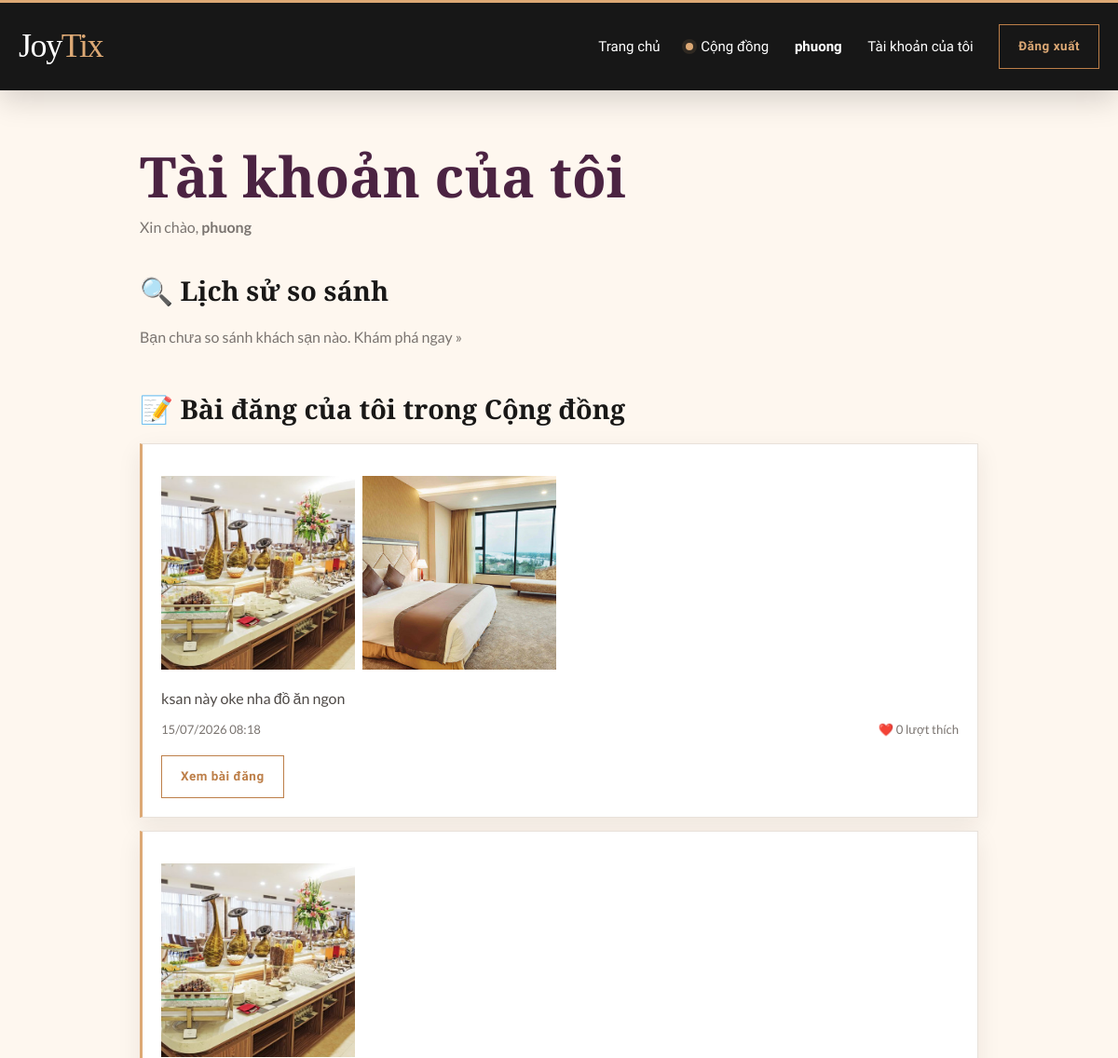
Page /profile.php (signed in, upper part) on the earlier database version.
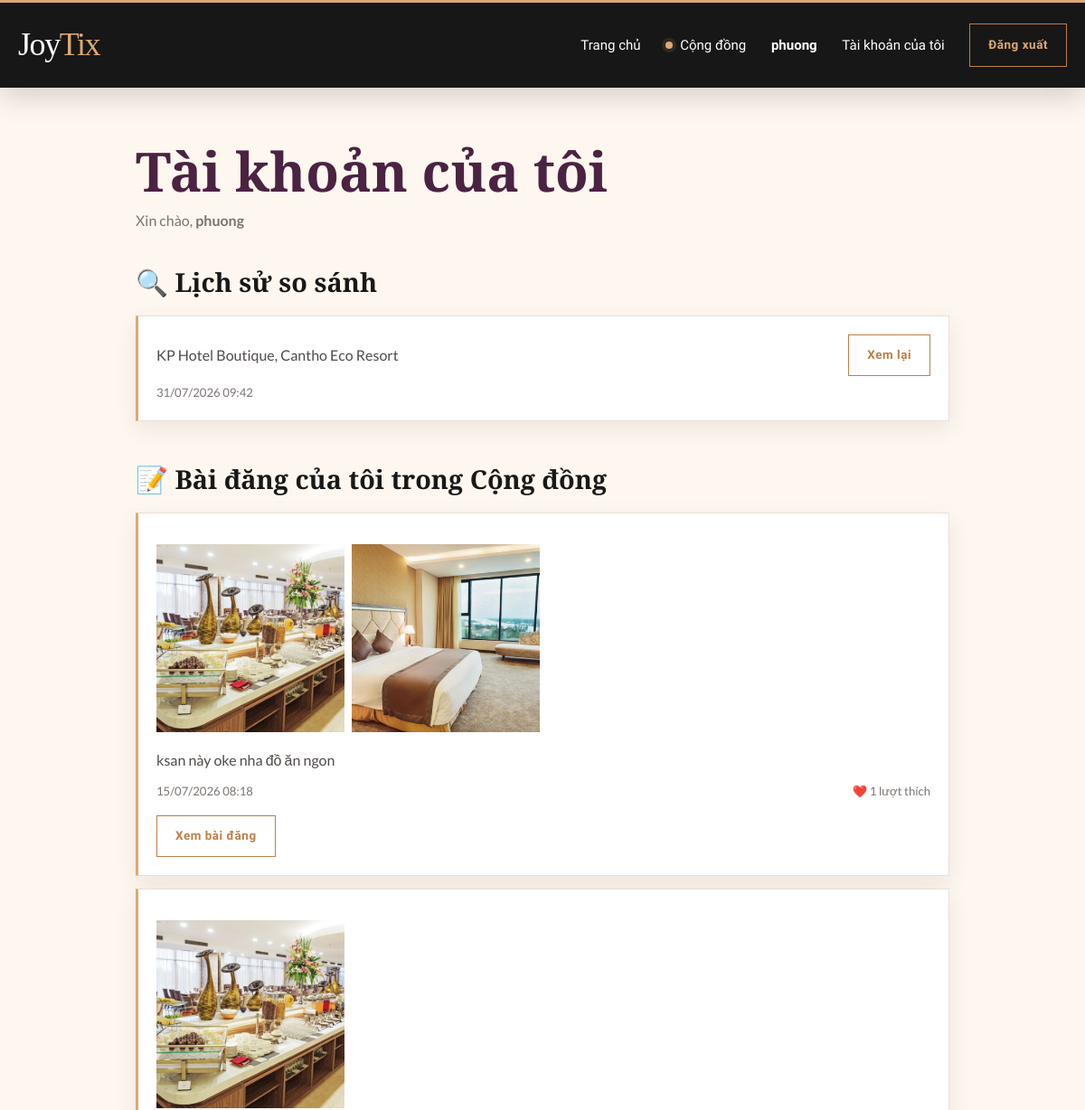
Same page on the later database version.
### tables this page shows
CREATE TABLE `feed_posts` (
  `id` int(11) NOT NULL AUTO_INCREMENT,
  `author_name` varchar(100) NOT NULL,
  `author_id` int(11) DEFAULT NULL,
  `hotel_id` int(11) DEFAULT NULL COMMENT 'Khách sạn được review',
  `content` text NOT NULL,
  `likes_count` int(11) DEFAULT 0,
  `created_at` timestamp NOT NULL DEFAULT current_timestamp(),
  PRIMARY KEY (`id`),
  KEY `author_id` (`author_id`),
  KEY `hotel_id` (`hotel_id`),
  CONSTRAINT `feed_posts_ibfk_1` FOREIGN KEY (`author_id`) REFERENCES `users` (`id`) ON DELETE SET NULL,
  CONSTRAINT `feed_posts_ibfk_2` FOREIGN KEY (`hotel_id`) REFERENCES `hotels` (`id`) ON DELETE SET NULL
);

CREATE TABLE `comparison_history` (
  `id` int(11) NOT NULL AUTO_INCREMENT,
  `user_id` int(11) NOT NULL,
  `hotel_ids` varchar(255) NOT NULL,
  `created_at` timestamp NOT NULL DEFAULT current_timestamp(),
  PRIMARY KEY (`id`),
  UNIQUE KEY `uq_comparison_user_hotels` (`user_id`,`hotel_ids`),
  CONSTRAINT `comparison_history_ibfk_1` FOREIGN KEY (`user_id`) REFERENCES `users` (`id`) ON DELETE CASCADE
);

### includes/bootstrap.php (called while the page is built, shortened)
<?php
function e(mixed $value): string
{
    return htmlspecialchars((string) $value, ENT_QUOTES | ENT_SUBSTITUTE, 'UTF-8');
}
function asset_url(string $relativePath): string
{
    $relativePath = ltrim(str_replace('\\', '/', $relativePath), '/');
    $absolutePath = dirname(__DIR__)
        . DIRECTORY_SEPARATOR
        . str_replace('/', DIRECTORY_SEPARATOR, $relativePath);
    return $relativePath . '?v=' . filemtime($absolutePath);
}
function positive_int(mixed $value): ?int
{
    $value = filter_var($value, FILTER_VALIDATE_INT);
    return $value !== false && $value > 0 ? $value : null;
}

### profile.php (the view, shortened to what this page needs)
<?php
require_once 'includes/bootstrap.php';
require_once 'includes/header.php';
$user_id = $_SESSION['user_id'];
$stmt = $pdo->prepare("SELECT * FROM comparison_history WHERE user_id = ? ORDER BY created_at DESC");
$stmt->execute([$user_id]);
$history_raw = $stmt->fetchAll(PDO::FETCH_ASSOC);
$normalized_history = [];
$all_ids = [];
foreach ($history_raw as $item) {
    $ids = [];
    foreach (explode(',', (string) $item['hotel_ids']) as $raw_id) {
        $hotel_id = positive_int(trim($raw_id));
        if ($hotel_id !== null) {
            $ids[$hotel_id] = $hotel_id;
        }
    }
    $ids = array_values($ids);
    sort($ids, SORT_NUMERIC);
    $item['_hotel_ids'] = $ids;
    $normalized_history[] = $item;
    $all_ids = array_merge($all_ids, $ids);
}
$all_ids = array_values(array_unique($all_ids));
$hotel_names = [];
if (!empty($all_ids)) {
    $placeholders = implode(',', array_fill(0, count($all_ids), '?'));
    $stmt_names = $pdo->prepare("SELECT id, name FROM hotels WHERE id IN ($placeholders)");
    $stmt_names->execute(array_values($all_ids));
    foreach ($stmt_names->fetchAll(PDO::FETCH_ASSOC) as $row) {
        $hotel_names[(int) $row['id']] = $row['name'];
    }
}
$history = [];
foreach ($normalized_history as $item) {
    $ids = $item['_hotel_ids'];
    $history_key = implode(',', $ids);
    if (count($history) < 20) {
        $item['hotel_ids'] = $history_key;
        unset($item['_hotel_ids']);
        $history[] = $item;
    }
}
$stmt_posts = $pdo->prepare("SELECT * FROM feed_posts WHERE author_id = ? OR (author_id IS NULL AND author_name = ?) ORDER BY id DESC");
$stmt_posts->execute([$user_id, $_SESSION['username']]);
$my_posts = $stmt_posts->fetchAll(PDO::FETCH_ASSOC);
$my_post_ids = array_column($my_posts, 'id');
$my_post_images = [];
if (!empty($my_post_ids)) {
    $ph = implode(',', array_fill(0, count($my_post_ids), '?'));
    $stmt_pi = $pdo->prepare("SELECT * FROM feed_post_images WHERE post_id IN ($ph) ORDER BY id ASC");
    $stmt_pi->execute($my_post_ids);
    foreach ($stmt_pi->fetchAll(PDO::FETCH_ASSOC) as $pi) {
        $my_post_images[$pi['post_id']][] = $pi['image_url'];
    }
}
?>
<div class="profile-page">
    <h2>Tài khoản của tôi</h2>
    <p class="profile-greeting">Xin chào, <b><?= htmlspecialchars($_SESSION['username']) ?></b></p>
    <section class="profile-section">
        <h3>🔍 Lịch sử so sánh</h3>
        <?php if (count($history) > 0): ?>
            <?php foreach ($history as $h):
                $ids = array_filter(explode(',', $h['hotel_ids']));
                $names = array_map(fn($id) => $hotel_names[(int) $id], $ids);
            ?>
                <div class="profile-card">
                    <div class="profile-card-row">
                        <span><?= htmlspecialchars(implode(', ', $names)) ?></span>
                        <a href="compare.php?<?= http_build_query(['hotel_ids' => $ids]) ?>" class="btn-outline profile-nowrap">Xem lại</a>
                    </div>
                    <div class="profile-meta">
                        <?= date('d/m/Y H:i', strtotime($h['created_at'])) ?>
                    </div>
                </div>
            <?php endforeach; ?>
        <?php else: ?>
            <p class="profile-empty">Bạn chưa so sánh khách sạn nào. <a href="index.php">Khám phá ngay &raquo;</a></p>
        <?php endif; ?>
    </section>
    <section>
        <h3>📝 Bài đăng của tôi trong Cộng đồng</h3>
        <?php if (count($my_posts) > 0): ?>
            <?php foreach ($my_posts as $post): ?>
                <?php $post_imgs = $my_post_images[$post['id']] ?? []; ?>
                <div class="profile-card">
                    <?php if (!empty($post_imgs)): ?>
                        <div class="profile-image-grid">
                            <?php foreach (array_slice($post_imgs, 0, 4) as $idx => $pimg): ?>
                                <?php if ($idx === 3 && count($post_imgs) > 4): ?>
                                    <div class="profile-image-more">
                                        <img src="<?= htmlspecialchars($pimg) ?>" class="profile-thumbnail" alt="Ảnh bài đăng">
                                        <div class="profile-image-overlay">+<?= count($post_imgs) - 3 ?></div>
                                    </div>
                                <?php else: ?>
                                    <img src="<?= htmlspecialchars($pimg) ?>" class="profile-thumbnail" alt="Ảnh bài đăng">
                                <?php endif; ?>
                            <?php endforeach; ?>
                        </div>
                    <?php endif; ?>
                    <p class="profile-post-content"><?= nl2br(htmlspecialchars($post['content'])) ?></p>
                    <div class="profile-card-row profile-meta">
                        <span><?= date('d/m/Y H:i', strtotime($post['created_at'])) ?></span>
                        <span>❤️ <?= $post['likes_count'] ?> lượt thích</span>
                    </div>
                    <a href="community.php#post-<?= (int) $post['id'] ?>" class="btn-outline profile-post-link">
                        Xem bài đăng
                    </a>
                </div>
            <?php endforeach; ?>
        <?php else: ?>
            <p class="profile-empty">Bạn chưa có bài đăng nào. <a href="community.php">Chia sẻ trải nghiệm ngay &raquo;</a></p>
        <?php endif; ?>
    </section>
</div>
<?php require_once 'includes/footer.php'; ?>

### includes/header.php (shortened to what this page needs)
<?php
$pageName = pathinfo((string) ($_SERVER['SCRIPT_NAME'] ?? ''), PATHINFO_FILENAME);
$pageName = preg_replace('/[^a-z0-9_-]/i', '', $pageName) ?: 'page';
$isHomePage = $pageName === 'index';
$isFullWidthPage = in_array($pageName, ['index', 'detail'], true);
?>
<!DOCTYPE html>
<html lang="vi">
<head>
    <link rel="stylesheet" href="<?= e(asset_url('css/base.css')) ?>">
    <link rel="stylesheet" href="<?= e(asset_url($isHomePage ? 'css/home.css' : 'css/pages.css')) ?>">
</head>
<body class="page-<?= e($pageName) ?>">
    <header class="navbar">
        <div class="container nav-content">
            <h1 class="logo">
                <a href="index.php">Joy<span>Tix</span></a>
            </h1>
            <nav>
                <a href="index.php">Trang chủ</a>
                <a href="community.php" class="nav-community">
                    <span class="nav-community-dot" aria-hidden="true"></span>
                    Cộng đồng
                </a>
                <?php if (isset($_SESSION['user_id']) && ($_SESSION['role'] ?? '') === 'admin'): ?>
                    <a href="admin.php" class="nav-user">
                        <b><?= htmlspecialchars($_SESSION['username']) ?></b>
                    </a>
                    <form action="auth.php?action=logout" method="POST" class="logout-form">
                        <?= csrf_field() ?>
                        <button type="submit" class="btn-outline">Đăng xuất</button>
                    </form>
                <?php elseif (isset($_SESSION['user_id'])): ?>
                    <span class="nav-user">
                        <b><?= htmlspecialchars($_SESSION['username']) ?></b>
                    </span>
                    <a href="profile.php">Tài khoản của tôi</a>
                    <form action="auth.php?action=logout" method="POST" class="logout-form">
                        <button type="submit" class="btn-outline">Đăng xuất</button>
                    </form>
                <?php else: ?>
                    <a href="auth.php?action=login">Đăng nhập</a>
                    <a href="auth.php?action=register" class="btn-register">Đăng ký</a>
                <?php endif; ?>
            </nav>
        </div>
    </header>
    <main class="site-main<?= $isFullWidthPage ? ' site-main--full' : ' container' ?>">

### includes/footer.php (shortened to what this page needs)
    </main>
</body>
</html>

### css/base.css (style rules this page uses)
:root { --color-accent: #dda975; --color-accent-dark: #bd7f49; --color-accent-soft: #f4e1cd; --color-ink: #191817; --color-heading: #4b2342; --color-text: #4f4a47; --color-muted: #7a7470; --color-line: #e8e1da; --color-surface: #ffffff; --color-surface-soft: #faf7f3; --color-page: #fef7ef; --color-danger: #b54747; --color-success: #2f7d59; --shadow-sm: 0 8px 24px rgba(40, 29, 23, 0.08); --shadow-md: 0 18px 50px rgba(40, 29, 23, 0.13); --radius-sm: 8px; --radius-md: 16px; --radius-lg: 24px; --font-body: "Lato", Arial, sans-serif; --font-display: "Cormorant Garamond", Georgia, serif; --font-label: "Oswald", Arial, sans-serif; --container: 1200px; }
*, *::before, *::after { box-sizing: border-box; }
html { scroll-behavior: smooth; }
body { min-height: 100vh; margin: 0; display: flex; flex-direction: column; background: var(--color-page); color: var(--color-text); font-family: var(--font-body); font-size: 16px; line-height: 1.65; -webkit-font-smoothing: antialiased; }
img { display: block; max-width: 100%; }
a { color: inherit; text-decoration: none; }
button, input, select, textarea { color: inherit; font: inherit; }
button, [type="submit"] { cursor: pointer; }
h1, h2, h3, p { margin-top: 0; }
h1, h2, h3 { color: var(--color-ink); font-family: var(--font-display); line-height: 1.14; }
.container, .patel-shell { width: min(100% - 40px, var(--container)); margin-inline: auto; }
.site-main { width: min(100% - 40px, var(--container)); flex: 1 0 auto; padding-block: 58px 84px; }
.navbar { position: sticky; z-index: 1000; top: 0; flex: 0 0 auto; border-top: 3px solid var(--color-accent); background: #171717; box-shadow: 0 10px 30px rgba(0, 0, 0, 0.16); }
.navbar .nav-content { min-height: 94px; display: flex; align-items: center; justify-content: space-between; gap: 32px; }
.navbar .logo { margin: 0; flex: 0 0 auto; font-family: "Cinzel", Georgia, serif; font-size: clamp(1.8rem, 3vw, 2.55rem); font-weight: 500; letter-spacing: -0.04em; }
.navbar .logo a { color: #fff; }
.navbar .logo span { color: var(--color-accent); }
.navbar nav { display: flex; align-items: center; justify-content: flex-end; gap: clamp(16px, 2.3vw, 31px); color: #fff; font-family: var(--font-label); font-size: 0.94rem; font-weight: 500; }
.navbar nav a, .navbar .nav-user { color: #fff; white-space: nowrap; transition: color 180ms ease; }
.nav-community { display: inline-flex; align-items: center; gap: 8px; }
.nav-community-dot { width: 8px; height: 8px; border-radius: 50%; background: var(--color-accent); box-shadow: 0 0 0 4px rgba(221, 169, 117, 0.12); }
.logout-form, .inline-form { display: inline-flex; margin: 0; }
.btn-primary, .btn-outline, .btn-register, .hotel-detail-link { min-height: 44px; display: inline-flex; align-items: center; justify-content: center; border-radius: 0; padding: 11px 20px; border: 1px solid transparent; font-family: var(--font-label); font-size: 0.84rem; font-weight: 600; letter-spacing: 0.04em; text-align: center; transition: background 180ms ease, border-color 180ms ease, color 180ms ease, transform 180ms ease; }
.btn-outline, .btn-register { border-color: var(--color-accent-dark); background: transparent; color: var(--color-accent-dark); }
.navbar .btn-outline, .navbar .btn-register { min-height: 48px; padding-inline: 20px; color: var(--color-accent); }

### css/pages.css (style rules this page uses)
.preview-grid, .profile-image-grid { display: grid; grid-template-columns: repeat(4, minmax(0, 1fr)); gap: 8px; margin-top: 14px; }
.profile-page { max-width: 900px; margin-inline: auto; }
.profile-page > h2 { margin: 0; color: var(--color-heading); font-size: clamp(2.5rem, 5vw, 4rem); }
.profile-greeting { margin: 8px 0 38px; color: var(--color-muted); }
.profile-section, .profile-page > section { margin-bottom: 48px; }
.profile-page section > h3 { margin-bottom: 20px; font-size: 1.8rem; }
.profile-card { position: relative; margin-bottom: 14px; border: 1px solid var(--color-line); border-left: 3px solid var(--color-accent); padding: 20px; background: #fff; box-shadow: var(--shadow-sm); }
.profile-card-row { display: flex; align-items: center; justify-content: space-between; gap: 20px; }
.profile-meta { margin-top: 8px; color: var(--color-muted); font-size: 0.82rem; }
.profile-thumbnail { width: 100%; aspect-ratio: 1; object-fit: cover; }
.profile-post-content { margin: 18px 0 10px; }
.profile-post-link { margin-top: 16px; }
.profile-nowrap { white-space: nowrap; }
.amenities-empty, .rooms-empty, .compare-no-amenity, .profile-empty { color: var(--color-muted); }

Differences in the rows shown:
added comparison_history: hotel_ids "KP Hotel Boutique, Cantho Eco Resort", created_at "31/07/2026 09:42"
changed feed_posts "ksan này oke nha đồ ăn ngon": likes_count "0" → "1"
Other differences:
text no longer shown: "Bạn chưa so sánh khách sạn nào. Khám phá ngay »"
